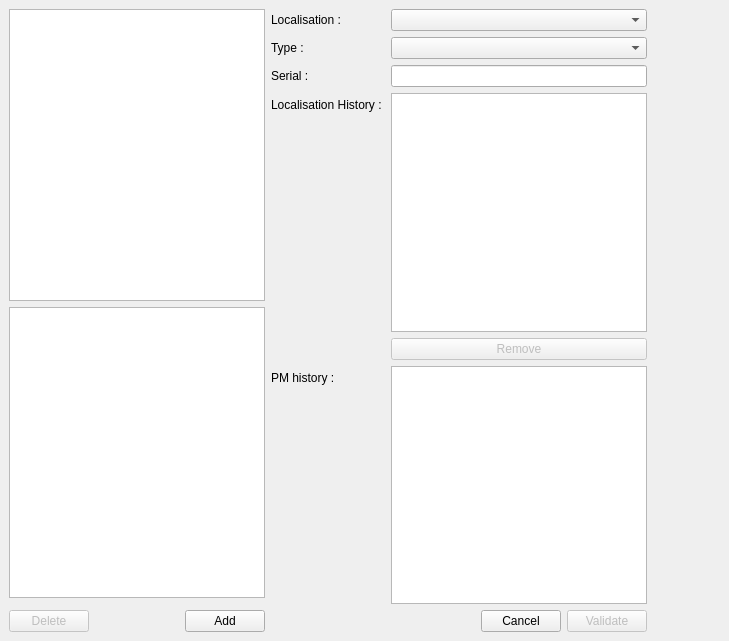
<?xml version="1.0" encoding="UTF-8"?>
<ui version="4.0">
 <class>manage</class>
 <widget class="QMainWindow" name="manage">
  <property name="geometry">
   <rect>
    <x>0</x>
    <y>0</y>
    <width>729</width>
    <height>641</height>
   </rect>
  </property>
  <property name="windowTitle">
   <string>Manage pumps</string>
  </property>
  <widget class="QWidget" name="centralwidget">
   <layout class="QGridLayout" name="gridLayout">
    <item row="0" column="3">
     <spacer name="horizontalSpacer_4">
      <property name="orientation">
       <enum>Qt::Horizontal</enum>
      </property>
      <property name="sizeHint" stdset="0">
       <size>
        <width>40</width>
        <height>20</height>
       </size>
      </property>
     </spacer>
    </item>
    <item row="4" column="0">
     <layout class="QHBoxLayout" name="horizontalLayout">
      <item>
       <widget class="QPushButton" name="deletebutton">
        <property name="enabled">
         <bool>false</bool>
        </property>
        <property name="text">
         <string>Delete</string>
        </property>
       </widget>
      </item>
      <item>
       <spacer name="horizontalSpacer">
        <property name="orientation">
         <enum>Qt::Horizontal</enum>
        </property>
        <property name="sizeHint" stdset="0">
         <size>
          <width>40</width>
          <height>20</height>
         </size>
        </property>
       </spacer>
      </item>
      <item>
       <widget class="QPushButton" name="addbutton">
        <property name="text">
         <string>Add</string>
        </property>
       </widget>
      </item>
     </layout>
    </item>
    <item row="4" column="1">
     <layout class="QHBoxLayout" name="horizontalLayout_6">
      <item>
       <spacer name="horizontalSpacer_3">
        <property name="orientation">
         <enum>Qt::Horizontal</enum>
        </property>
        <property name="sizeHint" stdset="0">
         <size>
          <width>40</width>
          <height>20</height>
         </size>
        </property>
       </spacer>
      </item>
      <item>
       <widget class="QPushButton" name="cancelbutton">
        <property name="text">
         <string>Cancel</string>
        </property>
       </widget>
      </item>
      <item>
       <widget class="QPushButton" name="validatebutton">
        <property name="enabled">
         <bool>false</bool>
        </property>
        <property name="text">
         <string>Validate</string>
        </property>
       </widget>
      </item>
     </layout>
    </item>
    <item row="0" column="0">
     <layout class="QVBoxLayout" name="verticalLayout">
      <item>
       <widget class="QListView" name="pumplist">
        <property name="frameShadow">
         <enum>QFrame::Plain</enum>
        </property>
        <property name="editTriggers">
         <set>QAbstractItemView::NoEditTriggers</set>
        </property>
        <property name="tabKeyNavigation">
         <bool>true</bool>
        </property>
        <property name="selectionMode">
         <enum>QAbstractItemView::MultiSelection</enum>
        </property>
       </widget>
      </item>
      <item>
       <widget class="QListView" name="pumplistbis"/>
      </item>
     </layout>
    </item>
    <item row="3" column="1">
     <layout class="QHBoxLayout" name="horizontalLayout_2"/>
    </item>
    <item row="0" column="1" rowspan="2">
     <layout class="QFormLayout" name="formLayout">
      <item row="0" column="0">
       <widget class="QLabel" name="label">
        <property name="text">
         <string>Localisation :</string>
        </property>
       </widget>
      </item>
      <item row="0" column="1">
       <widget class="QComboBox" name="comboloc"/>
      </item>
      <item row="1" column="0">
       <widget class="QLabel" name="label_2">
        <property name="text">
         <string>Type :</string>
        </property>
       </widget>
      </item>
      <item row="1" column="1">
       <widget class="QComboBox" name="combotype"/>
      </item>
      <item row="2" column="0">
       <widget class="QLabel" name="label_3">
        <property name="text">
         <string>Serial :</string>
        </property>
       </widget>
      </item>
      <item row="2" column="1">
       <widget class="QLineEdit" name="lineserial"/>
      </item>
      <item row="3" column="0">
       <widget class="QLabel" name="loclabel">
        <property name="text">
         <string>Localisation History : </string>
        </property>
       </widget>
      </item>
      <item row="3" column="1">
       <widget class="QListView" name="loclist">
        <property name="editTriggers">
         <set>QAbstractItemView::NoEditTriggers</set>
        </property>
       </widget>
      </item>
      <item row="4" column="1">
       <widget class="QPushButton" name="removelocbutton">
        <property name="enabled">
         <bool>false</bool>
        </property>
        <property name="text">
         <string>Remove</string>
        </property>
       </widget>
      </item>
      <item row="5" column="0">
       <widget class="QLabel" name="pmlabel">
        <property name="text">
         <string>PM history :</string>
        </property>
       </widget>
      </item>
      <item row="5" column="1">
       <widget class="QListView" name="pmlist">
        <property name="editTriggers">
         <set>QAbstractItemView::NoEditTriggers</set>
        </property>
       </widget>
      </item>
     </layout>
    </item>
   </layout>
  </widget>
 </widget>
 <resources/>
 <connections/>
</ui>
